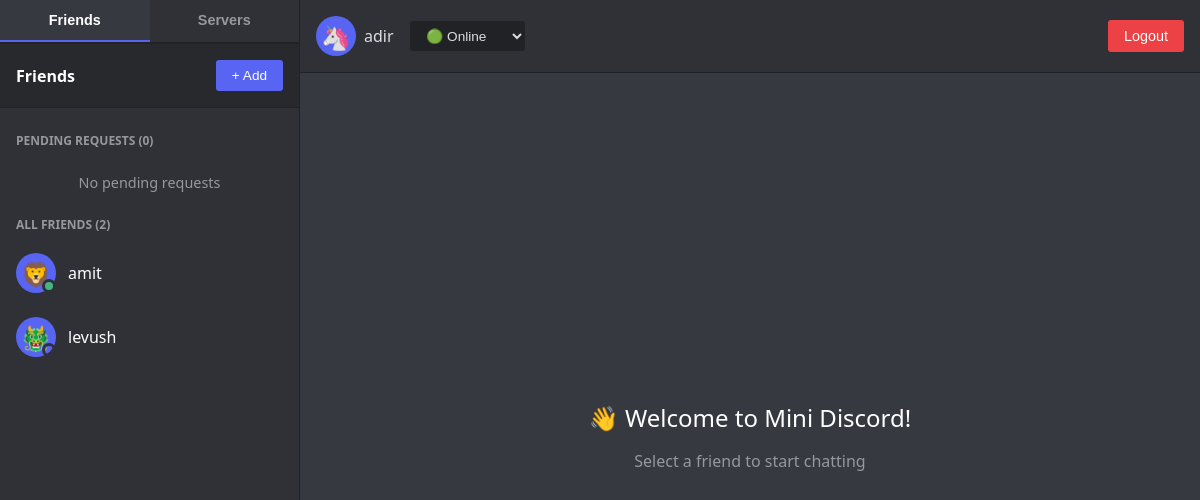
Before: /home (signed in) with the older database file.
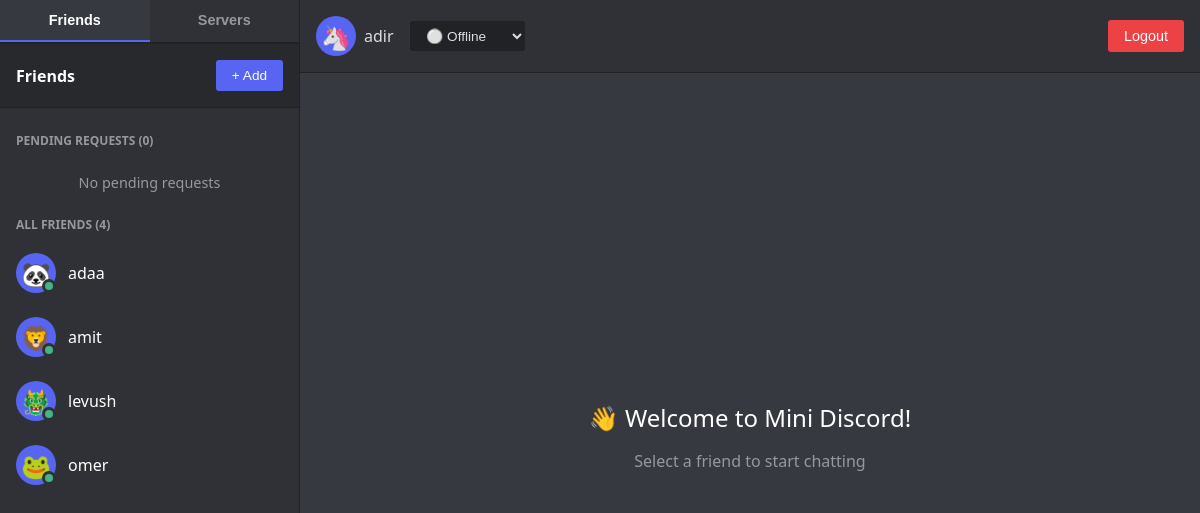
After: the same page with the newer database file.
### tables this page shows
CREATE TABLE users (
            id INTEGER PRIMARY KEY AUTOINCREMENT,
            email TEXT UNIQUE NOT NULL,
            username TEXT UNIQUE NOT NULL,
            password TEXT NOT NULL,
            avatar TEXT NOT NULL,
            created_at TIMESTAMP DEFAULT CURRENT_TIMESTAMP
        , status TEXT NOT NULL DEFAULT 'offline');

### backend/app/main.py (the view)
@app.get("/home", response_class=HTMLResponse)
async def home(request: Request, user: dict = Depends(get_current_user_required), session: str = Cookie(None)):
    friends = get_friends_with_status(user['id'])
    friend_requests = get_pending_friend_requests(user['id'])
    servers = get_user_servers(user['id'])
    server_invites = get_pending_server_invites(user['id'])
    return templates.TemplateResponse("home.html", {
        "request": request,
        "user": user,
        "session_token": session,
        "friends": friends,
        "friend_requests": friend_requests,
        "servers": servers,
        "server_invites": server_invites
    })

### frontend/templates/home.html (shortened to what this page needs)
<!DOCTYPE html>
<html lang="en">
<head>
    <link rel="stylesheet" href="/pages/home/css/main.css">
    <link rel="stylesheet" href="/pages/home/css/sidebar.css">
    <link rel="stylesheet" href="/pages/home/css/chat.css">
    <link rel="stylesheet" href="/pages/home/css/buttons.css">
    <link rel="stylesheet" href="/pages/home/css/modal.css">
    <link rel="stylesheet" href="/pages/home/css/servers.css">
    <link rel="stylesheet" href="/pages/home/css/voice.css">
</head>
<body>
    <div id="app">
        <div id="sidebar">
            <div id="tab-selector">
                <button class="tab-btn active" data-tab="friends" onclick="switchTab('friends')">Friends</button>
                <button class="tab-btn" data-tab="servers" onclick="switchTab('servers')">Servers</button>
            </div>
            <div id="friends-tab" class="tab-content active">
                <div id="sidebar-header">
                    <h3>Friends</h3>
                    <button class="add-friend-btn" onclick="openAddFriendModal()">+ Add</button>
                </div>
                <div id="sidebar-content">
                <div class="section-title">Pending Requests (<span id="requests-count">{{ friend_requests|length }}</span>)</div>
                <div id="requests-container">
                    {% if friend_requests %}
                        {% for request in friend_requests %}
                        <div class="request-item" data-request-id="{{ request['id'] }}">
                            <div class="request-header">
                                <div class="avatar">
                                    {% if request['avatar'] == 'avatar1' %}🦊
                                    {% elif request['avatar'] == 'avatar2' %}🐼
                                    {% elif request['avatar'] == 'avatar3' %}🦁
                                    {% elif request['avatar'] == 'avatar4' %}🐸
                                    {% elif request['avatar'] == 'avatar5' %}🦄
                                    {% elif request['avatar'] == 'avatar6' %}🐲
                                    {% else %}😊{% endif %}
                                </div>
                                <div class="friend-info">
                                    <div class="friend-name">{{ request['username'] }}</div>
                                </div>
                            </div>
                            <div class="request-actions">
                                <button class="accept-btn" onclick="acceptRequest({{ request['id'] }})">Accept</button>
                                <button class="decline-btn" onclick="declineRequest({{ request['id'] }})">Decline</button>
                            </div>
                        </div>
                        {% endfor %}
                    {% else %}
                        <div class="no-items">No pending requests</div>
                    {% endif %}
                </div>
                <div class="section-title">All Friends (<span id="friends-count">{{ friends|length }}</span>)</div>
                <div id="friends-container">
                    {% if friends %}
                        {% for friend in friends %}
                        <div class="friend-item"
                             data-friend-id="{{ friend['id'] }}"
                             data-friend-name="{{ friend['username'] }}"
                             data-friend-avatar="{{ friend['avatar'] }}"
                             onclick="openChat({{ friend['id'] }}, '{{ friend['username'] }}', '{{ friend['avatar'] }}', '{{ friend['status'] }}')">
                            <div class="avatar-container">
                                <div class="avatar">
                                    {% if friend['avatar'] == 'avatar1' %}🦊
                                    {% elif friend['avatar'] == 'avatar2' %}🐼
                                    {% elif friend['avatar'] == 'avatar3' %}🦁
                                    {% elif friend['avatar'] == 'avatar4' %}🐸
                                    {% elif friend['avatar'] == 'avatar5' %}🦄
                                    {% elif friend['avatar'] == 'avatar6' %}🐲
                                    {% else %}😊{% endif %}
                                </div>
                                <div class="status-indicator status-{{ friend['status'] }}"></div>
                            </div>
                            <div class="friend-info">
                                <div class="friend-name">{{ friend['username'] }}</div>
                            </div>
                        </div>
                        {% endfor %}
                    {% else %}
                        <div class="no-items">No friends yet. Add some!</div>
                    {% endif %}
                </div>
            </div>
        </div>
        </div>
        <div id="main-content">
            <header>
                <div class="header-left">
                    <div class="user-info">
                        <div class="avatar">
                            {% if user['avatar'] == 'avatar1' %}🦊
                            {% elif user['avatar'] == 'avatar2' %}🐼
                            {% elif user['avatar'] == 'avatar3' %}🦁
                            {% elif user['avatar'] == 'avatar4' %}🐸
                            {% elif user['avatar'] == 'avatar5' %}🦄
                            {% elif user['avatar'] == 'avatar6' %}🐲
                            {% else %}😊{% endif %}
                        </div>
                        <span>{{ user['username'] }}</span>
                    </div>
                    <select class="status-selector" id="status-selector" onchange="updateStatus()">
                        <option value="online" {% if user.get('status', 'online') == 'online' %}selected{% endif %}>🟢 Online</option>
                        <option value="offline" {% if user.get('status', 'online') == 'offline' %}selected{% endif %}>⚪ Offline</option>
                    </select>
                </div>
                <button class="logout-btn" onclick="location.href='/logout'">Logout</button>
            </header>
            <div id="content-area">
                <div class="welcome-screen" id="welcome-screen">
                    <div class="welcome-message">👋 Welcome to Mini Discord!</div>
                    <div style="color: #96989d;">Select a friend to start chatting</div>
                </div>
            </div>
        </div>
    </div>
</body>
</html>

### frontend/pages/home/css/main.css (style rules this page uses)
* { margin: 0; padding: 0; box-sizing: border-box; }
body { font-family: 'Segoe UI', Tahoma, Geneva, Verdana, sans-serif; background-color: #36393f; color: #dcddde; height: 100vh; overflow: hidden; }
#app { display: flex; height: 100vh; }
header { padding: 1rem; background-color: #2f3136; border-bottom: 1px solid #202225; display: flex; justify-content: space-between; align-items: center; }
.header-left { display: flex; align-items: center; gap: 1rem; }
.user-info { display: flex; align-items: center; gap: 0.5rem; }
#main-content { flex: 1; display: flex; flex-direction: column; }
#content-area { flex: 1; display: flex; flex-direction: column; }
.welcome-screen { flex: 1; display: flex; align-items: center; justify-content: center; flex-direction: column; gap: 1rem; }
.welcome-message { font-size: 1.5rem; color: #fff; }

### frontend/pages/home/css/sidebar.css (style rules this page uses)
#sidebar { width: 300px; background-color: #2f3136; display: flex; flex-direction: column; border-right: 1px solid #202225; }
#sidebar-header { padding: 1rem; background-color: #27292d; border-bottom: 1px solid #202225; display: flex; justify-content: space-between; align-items: center; }
#sidebar-header h3 { color: #fff; font-size: 1rem; }
#sidebar-content { flex: 1; overflow-y: auto; padding: 1rem 0; }
.section-title { padding: 0.5rem 1rem; font-size: 0.75rem; text-transform: uppercase; color: #96989d; font-weight: bold; }
.friend-item { padding: 0.75rem 1rem; display: flex; align-items: center; gap: 0.75rem; cursor: pointer; transition: background-color 0.2s; }
.avatar-container { position: relative; }
.avatar { width: 40px; height: 40px; border-radius: 50%; background-color: #5865f2; display: flex; align-items: center; justify-content: center; font-size: 1.5rem; flex-shrink: 0; }
.status-indicator { position: absolute; bottom: 0; right: 0; width: 14px; height: 14px; border-radius: 50%; border: 3px solid #2f3136; }
.status-online { background-color: #43b581; }
.friend-info { flex: 1; min-width: 0; }
.friend-name { color: #fff; font-weight: 500; white-space: nowrap; overflow: hidden; text-overflow: ellipsis; }
.no-items { padding: 1rem; text-align: center; color: #96989d; font-size: 0.9rem; }

### frontend/pages/home/css/buttons.css (style rules this page uses)
.add-friend-btn { background-color: #5865f2; color: white; border: none; padding: 0.5rem 1rem; border-radius: 3px; cursor: pointer; font-size: 0.85rem; transition: background-color 0.2s; }
.logout-btn { background-color: #ed4245; color: white; border: none; padding: 0.5rem 1rem; border-radius: 3px; cursor: pointer; font-size: 0.9rem; transition: background-color 0.2s; }
.status-selector { background-color: #202225; border: none; color: #dcddde; padding: 0.4rem 0.8rem; border-radius: 3px; cursor: pointer; font-size: 0.85rem; }

### frontend/pages/home/css/servers.css (style rules this page uses)
#tab-selector { display: flex; background-color: #2f3136; border-bottom: 2px solid #202225; }
.tab-btn { flex: 1; padding: 12px; background: none; border: none; color: #96989d; font-size: 0.9rem; font-weight: 600; cursor: pointer; transition: all 0.2s; border-bottom: 2px solid transparent; }
.tab-btn.active { color: #fff; border-bottom-color: #5865f2; }
.tab-content { display: none; }
.tab-content.active { display: block; }

Changed rows visible on the page:
added users: username "adaa"
changed users "levush": status "invisible" → "online" (drawn)
added users: username "omer"
changed users "adir": status "🟢 Online" → "⚪ Offline"
Other visible differences:
{{ friends|length }}: "2" → "4"
